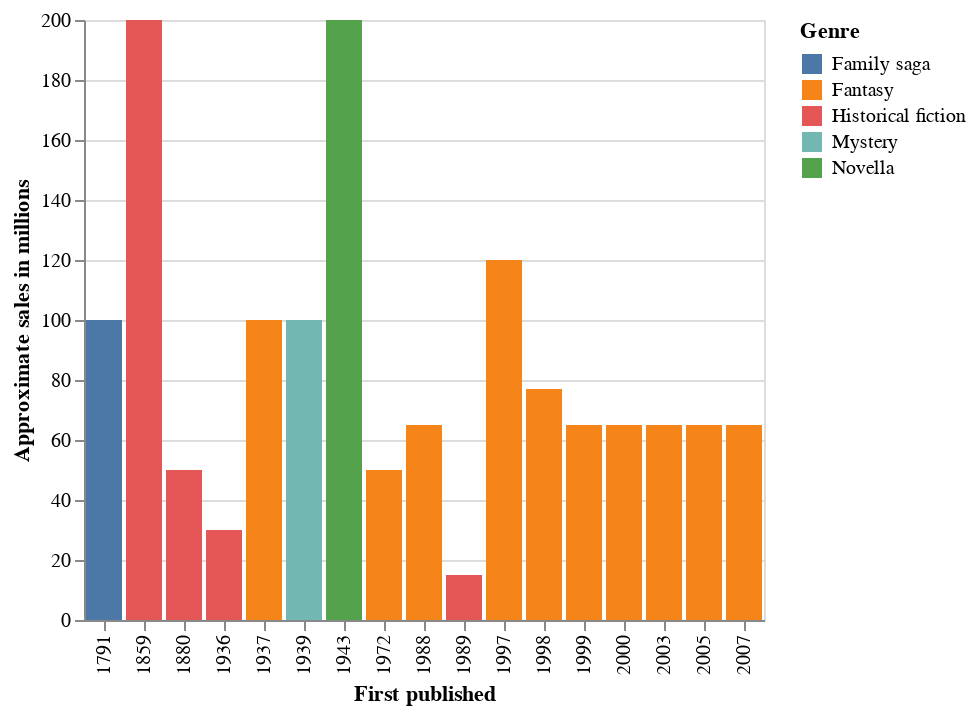

Notebook cell for this chart:
### Code cell
alt.Chart(df_top5).mark_bar().encode(
    y='Approximate sales in millions', 
    x='First published:N',  
    color='Genre',
    tooltip = ['Author(s)', 'Original language', 'Book', 'Genre', 'Approximate sales in millions']

)

### Figure 1 — Vega-Lite specification as saved in the notebook (floating-point values rounded to 4 significant figures)
{"config": {"view": {"continuousWidth": 300, "continuousHeight": 300}}, "data": {"name": "data-f4fdd795dc922820f6c693d2008cb97f"}, "mark": {"type": "bar"}, "encoding": {"color": {"field": "Genre", "type": "nominal"}, "tooltip": [{"field": "Author(s)", "type": "nominal"}, {"field": "Original language", "type": "nominal"}, {"field": "Book", "type": "nominal"}, {"field": "Genre", "type": "nominal"}, {"field": "Approximate sales in millions", "type": "quantitative"}], "x": {"field": "First published", "type": "nominal"}, "y": {"field": "Approximate sales in millions", "type": "quantitative"}}, "$schema": "https://vega.github.io/schema/vega-lite/v5.17.0.json", "datasets": {"data-f4fdd795dc922820f6c693d2008cb97f": [{"Book": "A Tale of Two Cities", "Author(s)": "Charles Dickens", "Original language": "English", "First published": 1859, "Approximate sales in millions": 200.0, "Genre": "Historical fiction"}, {"Book": "Ben-Hur: A Tale of the Christ", "Author(s)": "Lew Wallace", "Original language": "English", "First published": 1880, "Approximate sales in millions": 50.0, "Genre": "Historical fiction"}, {"Book": "Gone with the Wind", "Author(s)": "Margaret Mitchell", "Original language": "English", "First published": 1936, "Approximate sales in millions": 30.0, "Genre": "Historical fiction"}, {"Book": "The Pillars of the Earth", "Author(s)": "Ken Follett", "Original language": "English", "First published": 1989, "Approximate sales in millions": 15.0, "Genre": "Historical fiction"}, {"Book": "Harry Potter and the Philosopher's Stone", "Author(s)": "J. K. Rowling", "Original language": "English", "First published": 1997, "Approximate sales in millions": 120.0, "Genre": "Fantasy"}, {"Book": "The Hobbit", "Author(s)": "J. R. R. Tolkien", "Original language": "English", "First published": 1937, "Approximate sales in millions": 100.0, "Genre": "Fantasy"}, {"Book": "Harry Potter and the Chamber of Secrets", "Author(s)": "J. K. Rowling", "Original language": "English", "First published": 1998, "Approximate sales in millions": 77.0, "Genre": "Fantasy"}, {"Book": "Harry Potter and the Prisoner of Azkaban", "Author(s)": "J. K. Rowling", "Original language": "English", "First published": 1999, "Approximate sales in millions": 65.0, "Genre": "Fantasy"}, {"Book": "Harry Potter and the Goblet of Fire", "Author(s)": "J. K. Rowling", "Original language": "English", "First published": 2000, "Approximate sales in millions": 65.0, "Genre": "Fantasy"}, {"Book": "Harry Potter and the Order of the Phoenix", "Author(s)": "J. K. Rowling", "Original language": "English", "First published": 2003, "Approximate sales in millions": 65.0, "Genre": "Fantasy"}, {"Book": "Harry Potter and the Half-Blood Prince", "Author(s)": "J. K. Rowling", "Original language": "English", "First published": 2005, "Approximate sales in millions": 65.0, "Genre": "Fantasy"}, {"Book": "Harry Potter and the Deathly Hallows", "Author(s)": "J. K. Rowling", "Original language": "English", "First published": 2007, "Approximate sales in millions": 65.0, "Genre": "Fantasy"}, {"Book": "The Alchemist (O Alquimista)", "Author(s)": "Paulo Coelho", "Original language": "Portuguese", "First published": 1988, "Approximate sales in millions": 65.0, "Genre": "Fantasy"}, {"Book": "Watership Down", "Author(s)": "Richard Adams", "Original language": "English", "First published": 1972, "Approximate sales in millions": 50.0, "Genre": "Fantasy"}, {"Book": "And Then There Were None", "Author(s)": "Agatha Christie", "Original language": "English", "First published": 1939, "Approximate sales in millions": 100.0, "Genre": "Mystery"}, {"Book": "The Little Prince (Le Petit Prince)", "Author(s)": "Antoine de Saint-Exupéry", "Original language": "French", "First published": 1943, "Approximate sales in millions": 200.0, "Genre": "Novella"}, {"Book": "Dream of the Red Chamber (紅樓夢)", "Author(s)": "Cao Xueqin", "Original language": "Chinese", "First published": 1791, "Approximate sales in millions": 100.0, "Genre": "Family saga"}]}}
